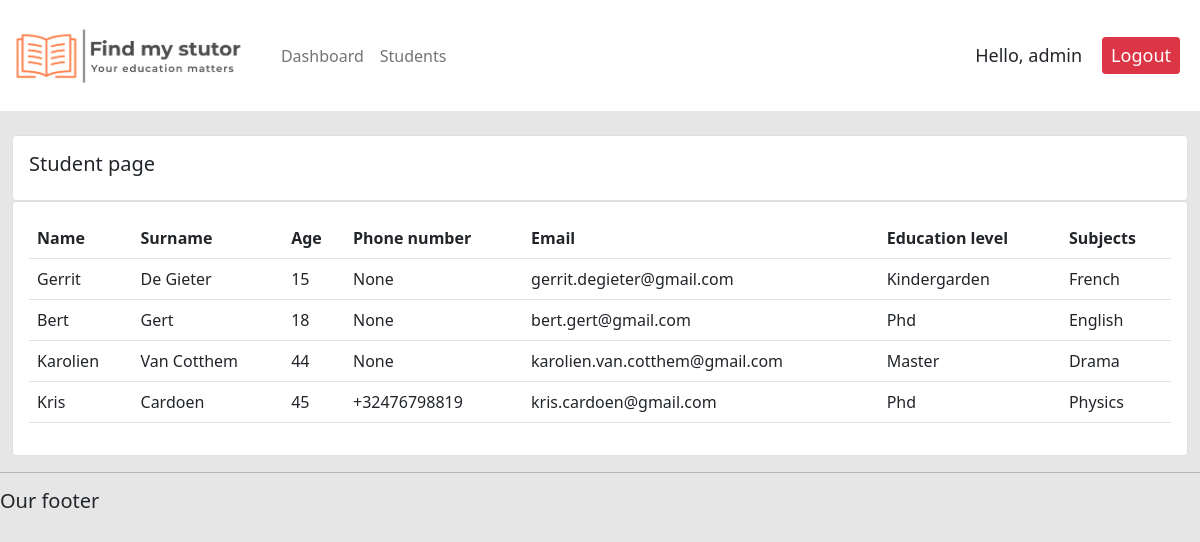
Page /student/ (signed in) on the earlier database version.
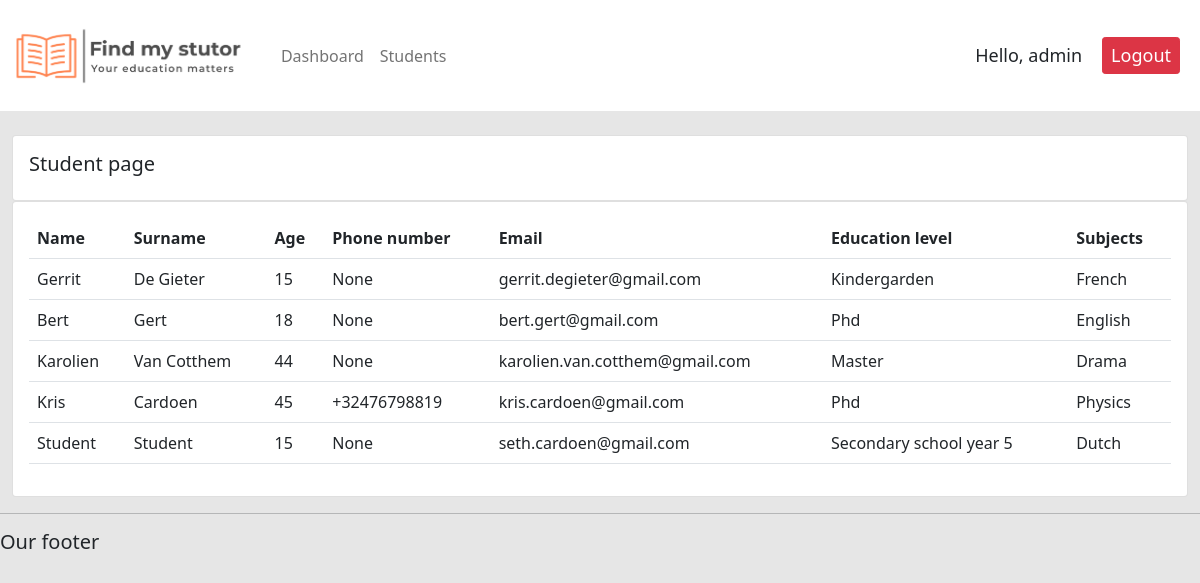
Same page on the later database version.
### stutor/models.py (models this page shows, shortened)
class student(models.Model):
    name = models.CharField(max_length= 200, null=True)
    surname = models.CharField(max_length=200, null=True)
    age = models.PositiveSmallIntegerField(null=True)
    phone_number = PhoneNumberField(null=True, blank = True)
    email = models.EmailField(null=True)
    date_created = models.DateTimeField(auto_now_add=True, null=True)
    education_level = models.ForeignKey(education_level, on_delete=models.SET_NULL, null=True)
    subject = models.ForeignKey(subject, on_delete=models.SET_NULL, null=True)

class education_level(models.Model):
    education_levels = models.CharField(max_length=300, null=True)
    def __str__(self):
        return self.education_levels

class subject(models.Model):
    subject = models.CharField(max_length=300)
    def __str__(self):
        return self.subject

### stutor/decorators.py (the view)
        def wrapper_func(request,*args, **kwargs):
            group = None
            if request.user.groups.exists():
                group = request.user.groups.all()[0].name # group krijgt de waarde van de group waar de user in zit
            if group in allowed_roles:  #als de group toegang heeft --> render the view
                return view_func(request,*args, **kwargs)
            else:
                return HttpResponse('You are not authorized to view this page')

### stutor/views.py (called while the page is built)
@login_required(login_url='login')
@allowed_users(allowed_roles=['admin', 'student'])
def student_page(request):
    stu = student.objects.all()
    return render(request, 'stutor/students.html', {'stu': stu})

### stutor/templates/stutor/students.html
{% extends 'stutor/main.html'%}
{% block content %}
    <br>
<div class="row">
    <div class="col-md">
        <div class="card card-body">
            <h5>Student page</h5>
        </div>
        <div class="card card-body">
            <table class="table">
                <tr>
                    <th>Name</th>
                    <th>Surname</th>
                    <th>Age</th>
                    <th>Phone number</th>
                    <th>Email</th>
                    <th>Education level</th>
                    <th>Subjects</th>
                </tr>
                {% for i in stu %}
                <tr>
                    <td> {{i.name}} </td>
                    <td> {{i.surname}} </td>
                    <td> {{i.age}} </td>
                    <td> {{i.phone_number}} </td>
                    <td> {{i.email}} </td>
                    <td> {{i.education_level}} </td>
                    <td> {{i.subject}} </td>
                </tr>
                {% endfor %}
            </table>
        </div>
    </div>
</div>
{% endblock %}

Differences in the rows shown:
added student: name "Student", surname "Student", age "15", phone_number "None", email "seth.cardoen@gmail.com", education_level "Secondary school year 5", subject "Dutch"
